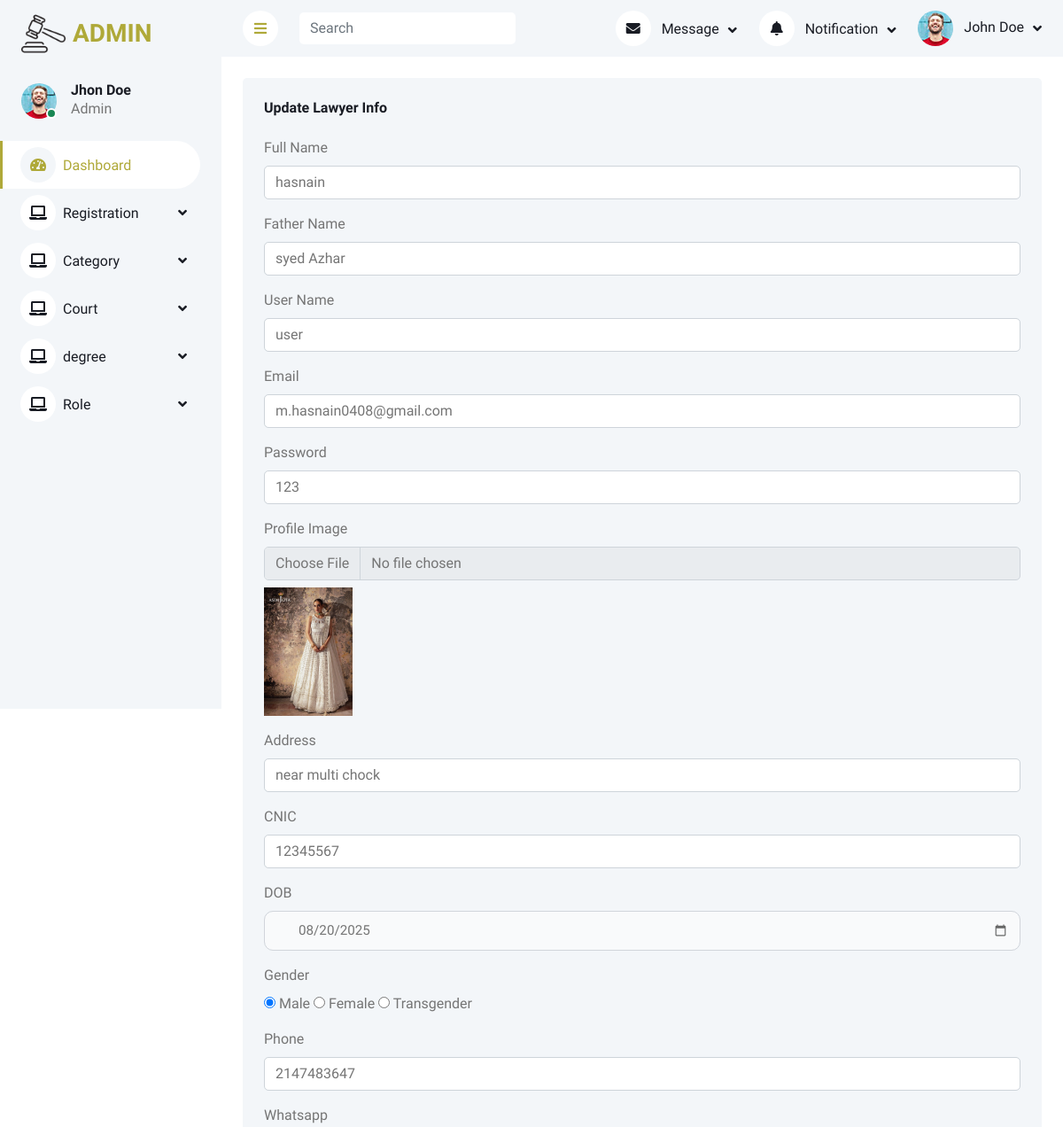
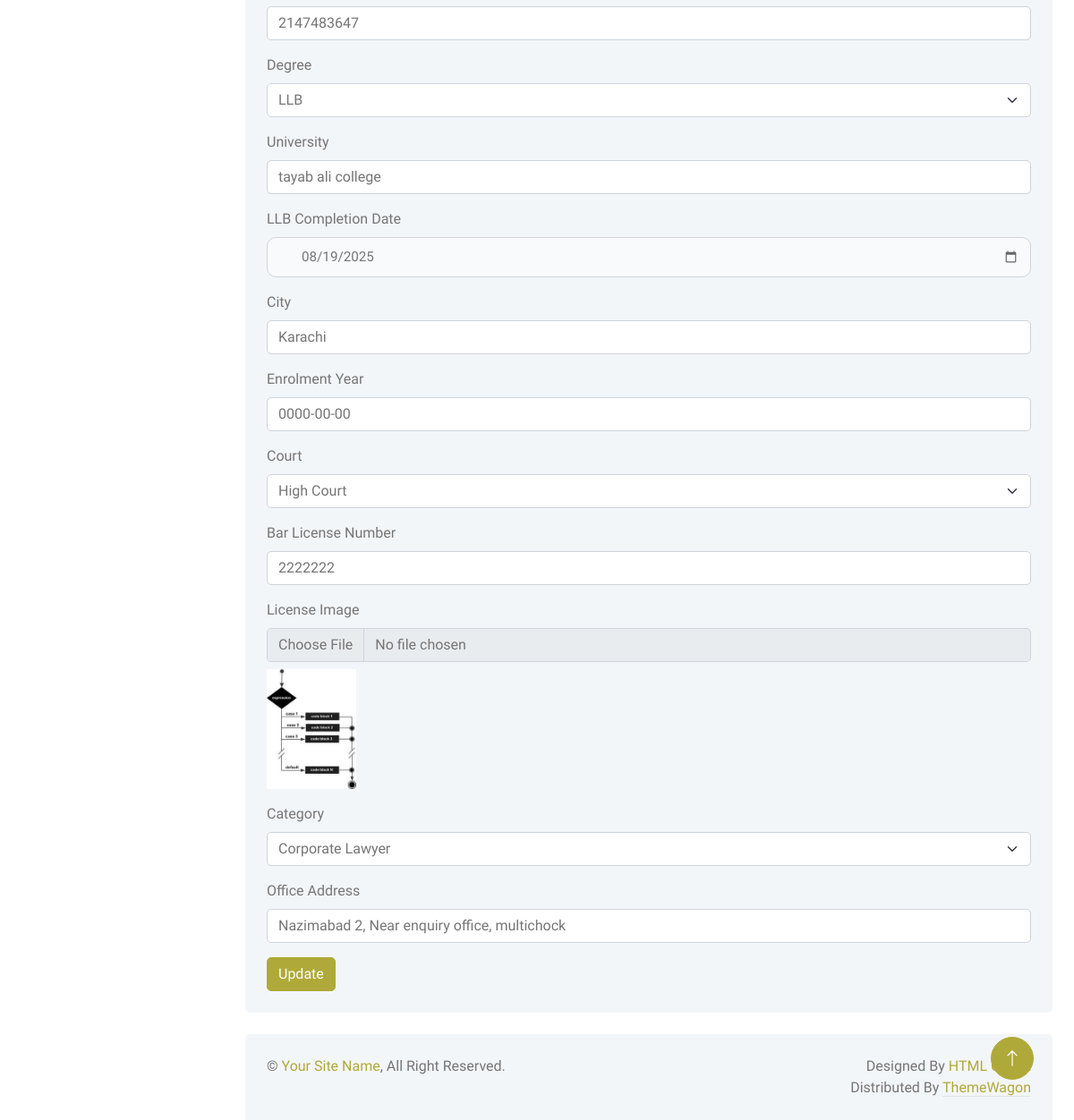
The page /Admin/updatelawyer.php?id=13 on the database its author committed (2 pictures, top to bottom).
### tables this page shows
CREATE TABLE `lawyers` (
  `lawyers_id` int(255) NOT NULL,
  `full_Name` varchar(225) NOT NULL,
  `father_name` varchar(225) NOT NULL,
  `user_name` varchar(225) NOT NULL,
  `email` varchar(225) NOT NULL,
  `password` varchar(120) NOT NULL,
  `profile_image` varchar(120) NOT NULL,
  `House_address` varchar(225) NOT NULL,
  `CNIC` int(25) NOT NULL,
  `dob` date NOT NULL,
  `Gender` varchar(222) NOT NULL,
  `phone` int(11) NOT NULL,
  `Whatsapp` int(11) NOT NULL,
  `degree_id` int(255) NOT NULL,
  `University` varchar(225) NOT NULL,
  `Completion` date NOT NULL,
  `City` varchar(225) NOT NULL,
  `Enrolment_Year` date NOT NULL,
  `court_id` int(255) NOT NULL,
  `License` text NOT NULL,
  `licence_image` varchar(225) NOT NULL,
  `category_id` int(255) NOT NULL,
  `Office` varchar(225) NOT NULL
);

CREATE TABLE `degree` (
  `degree_id` int(255) NOT NULL,
  `degree_name` varchar(225) NOT NULL
);

CREATE TABLE `court` (
  `court_id` int(255) NOT NULL,
  `court_name` varchar(225) NOT NULL
);

CREATE TABLE `category` (
  `category_id` int(255) NOT NULL,
  `category_name` varchar(225) NOT NULL
);

### Admin/updatelawyer.php (the view, shortened to what this page needs)
<?php
include("connection.php");
include("header.php");
$getId = $_GET["id"];
$sel1 = "SELECT lawyers.*, category.category_name, court.court_name, degree.degree_name
        FROM lawyers
        INNER JOIN category ON lawyers.category_id = category.category_id
        INNER JOIN court ON lawyers.court_id = court.court_id
        INNER JOIN degree ON lawyers.degree_id = degree.degree_id
        WHERE lawyers.lawyers_id = $getId";
$q1 = mysqli_query($conn, $sel1);
$fetPro = mysqli_fetch_assoc($q1);
$catq = mysqli_query($conn, "SELECT * FROM category");
$courtq = mysqli_query($conn, "SELECT * FROM court");
$degreeq = mysqli_query($conn, "SELECT * FROM degree");
?>
<div class="container-fluid pt-4 px-4">
    <div class="row g-4">
        <div class="col-sm-12 col-xl-12">
            <div class="bg-light rounded h-100 p-4">
                <h6 class="mb-4">Update Lawyer Info</h6>
                <form method="post" enctype="multipart/form-data">
                    <div class="mb-3">
                        <label class="form-label">Full Name</label>
                        <input type="text" name="full_Name" class="form-control" value="<?= $fetPro['full_Name'] ?>">
                    </div>
                    <div class="mb-3">
                        <label class="form-label">Father Name</label>
                        <input type="text" name="father_name" class="form-control" value="<?= $fetPro['father_name'] ?>">
                    </div>
                    <div class="mb-3">
                        <label class="form-label">User Name</label>
                        <input type="text" name="user_name" class="form-control" value="<?= $fetPro['user_name'] ?>">
                    </div>
                    <div class="mb-3">
                        <label class="form-label">Email</label>
                        <input type="email" name="email" class="form-control" value="<?= $fetPro['email'] ?>">
                    </div>
                    <div class="mb-3">
                        <label class="form-label">Password</label>
                        <input type="text" name="password" class="form-control" value="<?= $fetPro['password'] ?>">
                    </div>
                    <div class="mb-3">
                        <label class="form-label">Profile Image</label>
                        <input class="form-control" type="file" name="profile_image">
                        <img src="image/<?= $fetPro['profile_image'] ?>" width="100" class="mt-2">
                    </div>
                    <div class="mb-3">
                        <label class="form-label">Address</label>
                        <input type="text" name="House" class="form-control" value="<?= $fetPro['House_address'] ?>">
                    </div>
                    <div class="mb-3">
                        <label class="form-label">CNIC</label>
                        <input type="text" name="CNIC" class="form-control" value="<?= $fetPro['CNIC'] ?>">
                    </div>
                    <div class="mb-3">
                        <label class="form-label">DOB</label>
                        <input type="date" name="dob" class="form-control" value="<?= $fetPro['dob'] ?>">
                    </div>
                    <div class="mb-3">
                        <label class="form-label">Gender</label><br>
                        <label><input type="radio" name="gender" value="Male" <?= $fetPro['Gender'] == 'Male' ? 'checked' : '' ?>> Male</label>
                        <label><input type="radio" name="gender" value="Female" <?= $fetPro['Gender'] == 'Female' ? 'checked' : '' ?>> Female</label>
                        <label><input type="radio" name="gender" value="Transgender" <?= $fetPro['Gender'] == 'Transgender' ? 'checked' : '' ?>> Transgender</label>
                    </div>
                    <div class="mb-3">
                        <label class="form-label">Phone</label>
                        <input type="text" name="phone" class="form-control" value="<?= $fetPro['phone'] ?>">
                    </div>
                    <div class="mb-3">
                        <label class="form-label">Whatsapp</label>
                        <input type="text" name="Whatsapp" class="form-control" value="<?= $fetPro['Whatsapp'] ?>">
                    </div>
                    <div class="mb-3">
                        <label class="form-label">Degree</label>
                        <select name="degree" class="form-select">
                            <?php while($deg = mysqli_fetch_assoc($degreeq)) { ?>
                            <option value="<?= $deg['degree_id'] ?>" <?= $deg['degree_id'] == $fetPro['degree_id'] ? 'selected' : '' ?>>
                                <?= $deg['degree_name'] ?>
                            </option>
                            <?php } ?>
                        </select>
                    </div>
                    <div class="mb-3">
                        <label class="form-label">University</label>
                        <input type="text" name="University" class="form-control" value="<?= $fetPro['University'] ?>">
                    </div>
                    <div class="mb-3">
                        <label class="form-label">LLB Completion Date</label>
                        <input type="date" name="doc" class="form-control" value="<?= $fetPro['Completion'] ?>">
                    </div>
                    <div class="mb-3">
                        <label class="form-label">City</label>
                        <input type="text" name="City" class="form-control" value="<?= $fetPro['City'] ?>">
                    </div>
                    <div class="mb-3">
                        <label class="form-label">Enrolment Year</label>
                        <input type="text" name="Enrolment" class="form-control" value="<?= $fetPro['Enrolment_Year'] ?>">
                    </div>
                    <div class="mb-3">
                        <label class="form-label">Court</label>
                        <select name="c_id" class="form-select">
                            <?php while($c = mysqli_fetch_assoc($courtq)) { ?>
                            <option value="<?= $c['court_id'] ?>" <?= $c['court_id'] == $fetPro['court_id'] ? 'selected' : '' ?>>
                                <?= $c['court_name'] ?>
                            </option>
                            <?php } ?>
                        </select>
                    </div>
                    <div class="mb-3">
                        <label class="form-label">Bar License Number</label>
                        <input type="text" name="License" class="form-control" value="<?= $fetPro['License'] ?>">
                    </div>
                    <div class="mb-3">
                        <label class="form-label">License Image</label>
                        <input class="form-control" type="file" name="licence_image">
                        <img src="image/<?= $fetPro['licence_image'] ?>" width="100" class="mt-2">
                    </div>
                    <div class="mb-3">
                        <label class="form-label">Category</label>
                        <select name="e_id" class="form-select">
                            <?php while($cat = mysqli_fetch_assoc($catq)) { ?>
                            <option value="<?= $cat['category_id'] ?>" <?= $cat['category_id'] == $fetPro['category_id'] ? 'selected' : '' ?>>
                                <?= $cat['category_name'] ?>
                            </option>
                            <?php } ?>
                        </select>
                    </div>
                    <div class="mb-3">
                        <label class="form-label">Office Address</label>
                        <input type="text" name="Address" class="form-control" value="<?= $fetPro['Office'] ?>">
                    </div>
                    <button name="submitBtn" type="submit" class="btn btn-primary">Update</button>
                </form>
            </div>
        </div>
    </div>
</div>
<?php include("footer.php"); ?>

### Admin/css/style.css (style rules this page uses)
:root { --primary: #afa939; --light: #F3F6F9; --dark: #191C24; }
.btn { transition: .5s; }
.btn.btn-primary { color: #ffffff; }

### Admin/header.php (style rules this page uses)
input[type="date"] { width: 100%; padding: 10px 12px 10px 38px; font-size: 0.95rem; border: 1.6px solid #d1d5db; border-radius: 10px; background-color: #f9fafb; transition: all 0.3s ease; outline: none; }

### rows shown on the page
lawyers: full_Name "hasnain", father_name "syed Azhar", user_name "user", email "m.hasnain0408@gmail.com", password "123", profile_image (picture), House "near multi chock", CNIC "12345567", dob "08/20/2025", Gender "☑ Male", Gender "☐ Female", Gender "☐ Transgender", phone "2147483647", Whatsapp "2147483647", degree "LLB", University "tayab ali college", doc "08/19/2025", City "Karachi", Enrolment "0000-00-00", c_id "High Court", License "2222222", licence_image (picture), e_id "Corporate Lawyer", Address "Nazimabad 2, Near enquiry office, multichock"
